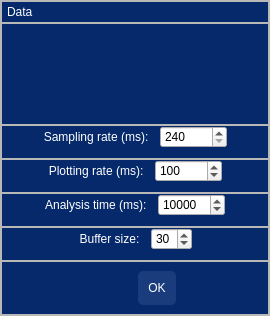
<?xml version="1.0" encoding="UTF-8"?>
<ui version="4.0">
 <class>Dialog</class>
 <widget class="QDialog" name="Dialog">
  <property name="geometry">
   <rect>
    <x>0</x>
    <y>0</y>
    <width>270</width>
    <height>307</height>
   </rect>
  </property>
  <property name="windowTitle">
   <string>Dialog</string>
  </property>
  <property name="styleSheet">
   <string notr="true">QDialog {
	border: none;
	background-color:#06296b; /*accent5*/
	padding: 0;
	margin: 0;
	text-align: center;
}

QFrame{
	color:#fff;
}

QPushButton{
	background-color:#1a3c7d; /*accent4*/
	color:#fff; /*accent1*/
	padding: 10px 10px;
	margin:0;
	border:0;
	border-radius:5px;
}
QPushButton:hover{
	background-color: #0d56df; /*accent3*/

}

QPushButton#close_button{
	background-color: #06296b; /*accent5*/
    color: #fff;/*accent1*/
	padding: 2px 2px;
	margin: 0;
	text-align: left;
	border: none;
	border-radius: 1px 1px;
}

QPushButton#close_button:hover{
	background-color: #df0d0d; /*complement3*/
}


QPushButton#data_icon{
	margin: 0;
	background-color: #06296b; /*accent5*/
	border:0;
	border-radius:0px;
}
</string>
  </property>
  <layout class="QHBoxLayout" name="horizontalLayout_2">
   <property name="spacing">
    <number>0</number>
   </property>
   <property name="leftMargin">
    <number>0</number>
   </property>
   <property name="topMargin">
    <number>0</number>
   </property>
   <property name="rightMargin">
    <number>0</number>
   </property>
   <property name="bottomMargin">
    <number>0</number>
   </property>
   <item>
    <widget class="QFrame" name="streaming_window">
     <property name="frameShape">
      <enum>QFrame::StyledPanel</enum>
     </property>
     <property name="frameShadow">
      <enum>QFrame::Raised</enum>
     </property>
     <layout class="QVBoxLayout" name="verticalLayout" stretch="0,5,1,1,0,0,0">
      <property name="spacing">
       <number>0</number>
      </property>
      <property name="leftMargin">
       <number>0</number>
      </property>
      <property name="topMargin">
       <number>0</number>
      </property>
      <property name="rightMargin">
       <number>0</number>
      </property>
      <property name="bottomMargin">
       <number>0</number>
      </property>
      <item>
       <widget class="QFrame" name="window_header">
        <property name="frameShape">
         <enum>QFrame::StyledPanel</enum>
        </property>
        <property name="frameShadow">
         <enum>QFrame::Raised</enum>
        </property>
        <layout class="QHBoxLayout" name="horizontalLayout_6">
         <property name="spacing">
          <number>0</number>
         </property>
         <property name="leftMargin">
          <number>5</number>
         </property>
         <property name="topMargin">
          <number>0</number>
         </property>
         <property name="rightMargin">
          <number>0</number>
         </property>
         <property name="bottomMargin">
          <number>0</number>
         </property>
         <item>
          <widget class="QLabel" name="label_2">
           <property name="text">
            <string>Data  </string>
           </property>
          </widget>
         </item>
         <item>
          <spacer name="horizontalSpacer_9">
           <property name="orientation">
            <enum>Qt::Horizontal</enum>
           </property>
           <property name="sizeHint" stdset="0">
            <size>
             <width>40</width>
             <height>20</height>
            </size>
           </property>
          </spacer>
         </item>
         <item>
          <widget class="QPushButton" name="close_button">
           <property name="text">
            <string/>
           </property>
           <property name="icon">
            <iconset resource="../resources/resources.qrc">
             <normaloff>:/icons/icons/x.svg</normaloff>:/icons/icons/x.svg</iconset>
           </property>
           <property name="iconSize">
            <size>
             <width>12</width>
             <height>12</height>
            </size>
           </property>
          </widget>
         </item>
        </layout>
       </widget>
      </item>
      <item>
       <widget class="QFrame" name="streaming_icon_frame">
        <property name="frameShape">
         <enum>QFrame::StyledPanel</enum>
        </property>
        <property name="frameShadow">
         <enum>QFrame::Raised</enum>
        </property>
        <layout class="QHBoxLayout" name="horizontalLayout_3" stretch="0,0,0">
         <property name="spacing">
          <number>0</number>
         </property>
         <property name="leftMargin">
          <number>0</number>
         </property>
         <property name="topMargin">
          <number>0</number>
         </property>
         <property name="rightMargin">
          <number>0</number>
         </property>
         <property name="bottomMargin">
          <number>0</number>
         </property>
         <item>
          <spacer name="horizontalSpacer_3">
           <property name="orientation">
            <enum>Qt::Horizontal</enum>
           </property>
           <property name="sizeHint" stdset="0">
            <size>
             <width>40</width>
             <height>20</height>
            </size>
           </property>
          </spacer>
         </item>
         <item>
          <widget class="QPushButton" name="data_icon">
           <property name="minimumSize">
            <size>
             <width>100</width>
             <height>100</height>
            </size>
           </property>
           <property name="text">
            <string/>
           </property>
           <property name="icon">
            <iconset resource="../resources/resources.qrc">
             <normaloff>:/icons/icons/database.svg</normaloff>:/icons/icons/database.svg</iconset>
           </property>
           <property name="iconSize">
            <size>
             <width>50</width>
             <height>50</height>
            </size>
           </property>
          </widget>
         </item>
         <item>
          <spacer name="horizontalSpacer_4">
           <property name="orientation">
            <enum>Qt::Horizontal</enum>
           </property>
           <property name="sizeHint" stdset="0">
            <size>
             <width>40</width>
             <height>20</height>
            </size>
           </property>
          </spacer>
         </item>
        </layout>
       </widget>
      </item>
      <item>
       <widget class="QFrame" name="name_frame">
        <property name="frameShape">
         <enum>QFrame::StyledPanel</enum>
        </property>
        <property name="frameShadow">
         <enum>QFrame::Raised</enum>
        </property>
        <layout class="QHBoxLayout" name="horizontalLayout" stretch="0,0,0,0">
         <property name="spacing">
          <number>5</number>
         </property>
         <property name="leftMargin">
          <number>0</number>
         </property>
         <property name="topMargin">
          <number>0</number>
         </property>
         <property name="rightMargin">
          <number>0</number>
         </property>
         <property name="bottomMargin">
          <number>10</number>
         </property>
         <item>
          <spacer name="horizontalSpacer_5">
           <property name="orientation">
            <enum>Qt::Horizontal</enum>
           </property>
           <property name="sizeHint" stdset="0">
            <size>
             <width>40</width>
             <height>20</height>
            </size>
           </property>
          </spacer>
         </item>
         <item alignment="Qt::AlignRight">
          <widget class="QLabel" name="sampling_rate_label">
           <property name="minimumSize">
            <size>
             <width>60</width>
             <height>0</height>
            </size>
           </property>
           <property name="text">
            <string>Sampling rate (ms):  </string>
           </property>
           <property name="alignment">
            <set>Qt::AlignRight|Qt::AlignTrailing|Qt::AlignVCenter</set>
           </property>
          </widget>
         </item>
         <item>
          <widget class="QSpinBox" name="sampling_rate_spinbox">
           <property name="minimum">
            <number>240</number>
           </property>
           <property name="maximum">
            <number>1000000</number>
           </property>
          </widget>
         </item>
         <item>
          <spacer name="horizontalSpacer_6">
           <property name="orientation">
            <enum>Qt::Horizontal</enum>
           </property>
           <property name="sizeHint" stdset="0">
            <size>
             <width>40</width>
             <height>20</height>
            </size>
           </property>
          </spacer>
         </item>
        </layout>
       </widget>
      </item>
      <item>
       <widget class="QFrame" name="plotting_rate_frame">
        <property name="frameShape">
         <enum>QFrame::StyledPanel</enum>
        </property>
        <property name="frameShadow">
         <enum>QFrame::Raised</enum>
        </property>
        <layout class="QHBoxLayout" name="horizontalLayout_4">
         <property name="spacing">
          <number>5</number>
         </property>
         <property name="leftMargin">
          <number>0</number>
         </property>
         <property name="topMargin">
          <number>0</number>
         </property>
         <property name="rightMargin">
          <number>0</number>
         </property>
         <property name="bottomMargin">
          <number>10</number>
         </property>
         <item>
          <spacer name="horizontalSpacer_7">
           <property name="orientation">
            <enum>Qt::Horizontal</enum>
           </property>
           <property name="sizeHint" stdset="0">
            <size>
             <width>40</width>
             <height>20</height>
            </size>
           </property>
          </spacer>
         </item>
         <item>
          <widget class="QLabel" name="plotting_rate_label">
           <property name="minimumSize">
            <size>
             <width>60</width>
             <height>0</height>
            </size>
           </property>
           <property name="text">
            <string>Plotting rate (ms):  </string>
           </property>
           <property name="alignment">
            <set>Qt::AlignRight|Qt::AlignTrailing|Qt::AlignVCenter</set>
           </property>
          </widget>
         </item>
         <item>
          <widget class="QSpinBox" name="plotting_rate_spinbox">
           <property name="minimum">
            <number>10</number>
           </property>
           <property name="maximum">
            <number>1000000</number>
           </property>
           <property name="value">
            <number>100</number>
           </property>
          </widget>
         </item>
         <item>
          <spacer name="horizontalSpacer_8">
           <property name="orientation">
            <enum>Qt::Horizontal</enum>
           </property>
           <property name="sizeHint" stdset="0">
            <size>
             <width>40</width>
             <height>20</height>
            </size>
           </property>
          </spacer>
         </item>
        </layout>
       </widget>
      </item>
      <item>
       <widget class="QFrame" name="analysis_time_frame">
        <property name="frameShape">
         <enum>QFrame::StyledPanel</enum>
        </property>
        <property name="frameShadow">
         <enum>QFrame::Raised</enum>
        </property>
        <layout class="QHBoxLayout" name="horizontalLayout_7">
         <property name="spacing">
          <number>5</number>
         </property>
         <property name="leftMargin">
          <number>0</number>
         </property>
         <property name="topMargin">
          <number>0</number>
         </property>
         <property name="rightMargin">
          <number>0</number>
         </property>
         <property name="bottomMargin">
          <number>10</number>
         </property>
         <item>
          <spacer name="horizontalSpacer_10">
           <property name="orientation">
            <enum>Qt::Horizontal</enum>
           </property>
           <property name="sizeHint" stdset="0">
            <size>
             <width>40</width>
             <height>20</height>
            </size>
           </property>
          </spacer>
         </item>
         <item>
          <widget class="QLabel" name="analysis_time_label">
           <property name="minimumSize">
            <size>
             <width>60</width>
             <height>0</height>
            </size>
           </property>
           <property name="text">
            <string>Analysis time (ms):  </string>
           </property>
           <property name="alignment">
            <set>Qt::AlignRight|Qt::AlignTrailing|Qt::AlignVCenter</set>
           </property>
          </widget>
         </item>
         <item>
          <widget class="QSpinBox" name="analysis_time_spinbox">
           <property name="minimum">
            <number>1</number>
           </property>
           <property name="maximum">
            <number>7200000</number>
           </property>
           <property name="value">
            <number>10000</number>
           </property>
          </widget>
         </item>
         <item>
          <spacer name="horizontalSpacer_11">
           <property name="orientation">
            <enum>Qt::Horizontal</enum>
           </property>
           <property name="sizeHint" stdset="0">
            <size>
             <width>40</width>
             <height>20</height>
            </size>
           </property>
          </spacer>
         </item>
        </layout>
       </widget>
      </item>
      <item>
       <widget class="QFrame" name="buffer_size_frame">
        <property name="frameShape">
         <enum>QFrame::StyledPanel</enum>
        </property>
        <property name="frameShadow">
         <enum>QFrame::Raised</enum>
        </property>
        <layout class="QHBoxLayout" name="horizontalLayout_8">
         <property name="spacing">
          <number>5</number>
         </property>
         <property name="leftMargin">
          <number>0</number>
         </property>
         <property name="topMargin">
          <number>0</number>
         </property>
         <property name="rightMargin">
          <number>0</number>
         </property>
         <property name="bottomMargin">
          <number>10</number>
         </property>
         <item>
          <spacer name="horizontalSpacer_12">
           <property name="orientation">
            <enum>Qt::Horizontal</enum>
           </property>
           <property name="sizeHint" stdset="0">
            <size>
             <width>40</width>
             <height>20</height>
            </size>
           </property>
          </spacer>
         </item>
         <item>
          <widget class="QLabel" name="buffer_size_label">
           <property name="minimumSize">
            <size>
             <width>60</width>
             <height>0</height>
            </size>
           </property>
           <property name="text">
            <string>Buffer size:  </string>
           </property>
           <property name="alignment">
            <set>Qt::AlignRight|Qt::AlignTrailing|Qt::AlignVCenter</set>
           </property>
          </widget>
         </item>
         <item>
          <widget class="QSpinBox" name="buffer_size_spinbox">
           <property name="minimum">
            <number>5</number>
           </property>
           <property name="maximum">
            <number>40</number>
           </property>
           <property name="value">
            <number>30</number>
           </property>
          </widget>
         </item>
         <item>
          <spacer name="horizontalSpacer_13">
           <property name="orientation">
            <enum>Qt::Horizontal</enum>
           </property>
           <property name="sizeHint" stdset="0">
            <size>
             <width>40</width>
             <height>20</height>
            </size>
           </property>
          </spacer>
         </item>
        </layout>
       </widget>
      </item>
      <item>
       <widget class="QFrame" name="streaming_button_frame">
        <property name="frameShape">
         <enum>QFrame::StyledPanel</enum>
        </property>
        <property name="frameShadow">
         <enum>QFrame::Raised</enum>
        </property>
        <layout class="QHBoxLayout" name="horizontalLayout_5">
         <item>
          <spacer name="horizontalSpacer">
           <property name="orientation">
            <enum>Qt::Horizontal</enum>
           </property>
           <property name="sizeHint" stdset="0">
            <size>
             <width>40</width>
             <height>20</height>
            </size>
           </property>
          </spacer>
         </item>
         <item>
          <widget class="QDialogButtonBox" name="buttonBox">
           <property name="standardButtons">
            <set>QDialogButtonBox::Ok</set>
           </property>
          </widget>
         </item>
         <item>
          <spacer name="horizontalSpacer_2">
           <property name="orientation">
            <enum>Qt::Horizontal</enum>
           </property>
           <property name="sizeHint" stdset="0">
            <size>
             <width>40</width>
             <height>20</height>
            </size>
           </property>
          </spacer>
         </item>
        </layout>
       </widget>
      </item>
     </layout>
    </widget>
   </item>
  </layout>
 </widget>
 <resources>
  <include location="../resources/resources.qrc"/>
 </resources>
 <connections/>
</ui>
